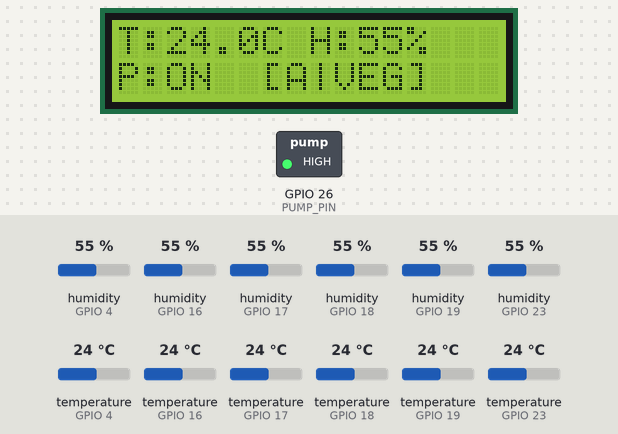
The sketch below on a simulated ESP32. Parts: 16×2 character LCD, switched loads named in the sketch (green lamp = pin HIGH). The inputs (shaded band) are chosen by the test bench; at power-on: humidity (sensors on GPIO 4, GPIO 16, GPIO 17, GPIO 18, GPIO 19, GPIO 23) 55 %, temperature (sensors on GPIO 4, GPIO 16, GPIO 17, GPIO 18, GPIO 19, GPIO 23) 24 °C. WiFi joins after 1.5 s; servers stay silent unless stated; random numbers use the default seed unless the sketch sets one; no MQTT or app messages arrive unless stated; what the sketch prints to the serial monitor is not drawn.

Above: at 3.6 s.
3.7 s: humidity (sensor on GPIO 4) set to 22 %
At 7.2 s:
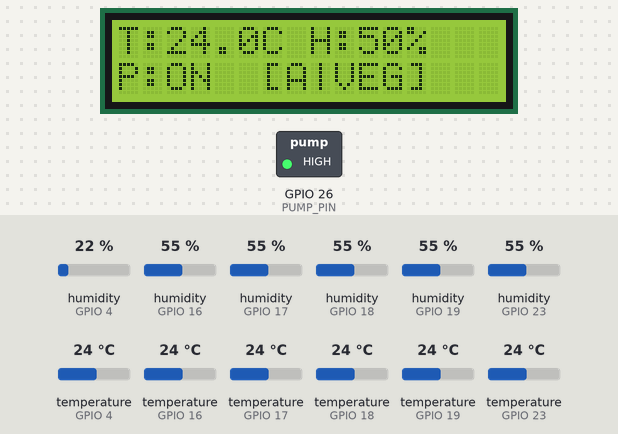
7.5 s: humidity (sensor on GPIO 16) set to 22 %
At 9.5 s:
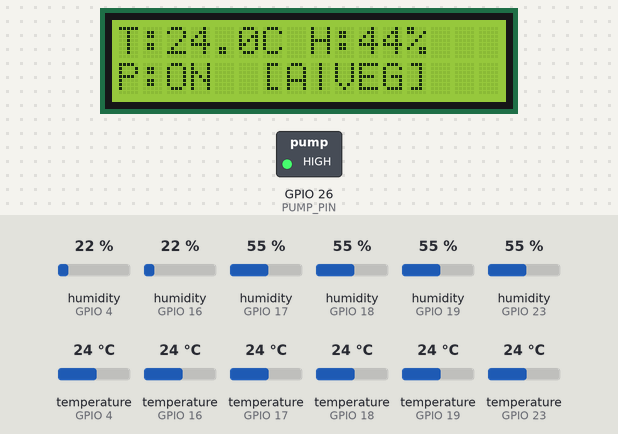
10.5 s: humidity (sensor on GPIO 17) set to 22 %
At 13.0 s:
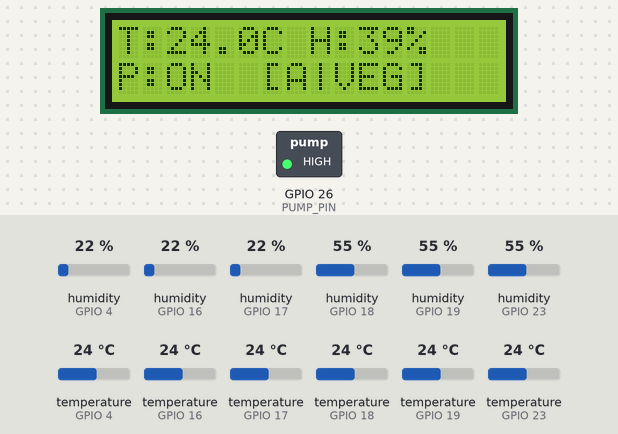
13.5 s: humidity (sensor on GPIO 18) set to 22 %
At 16.2 s:
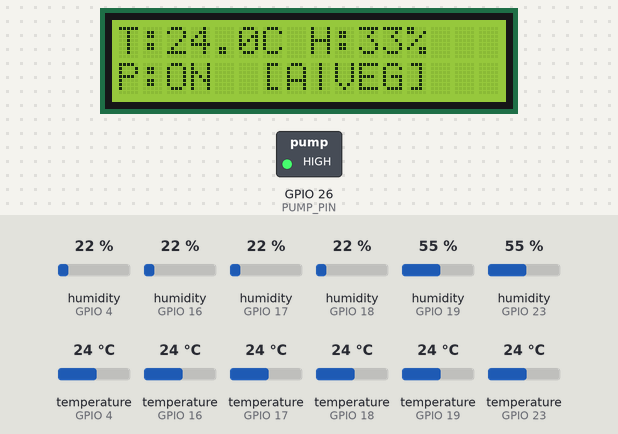
16.5 s: humidity (sensor on GPIO 19) set to 22 %
At 18.8 s:
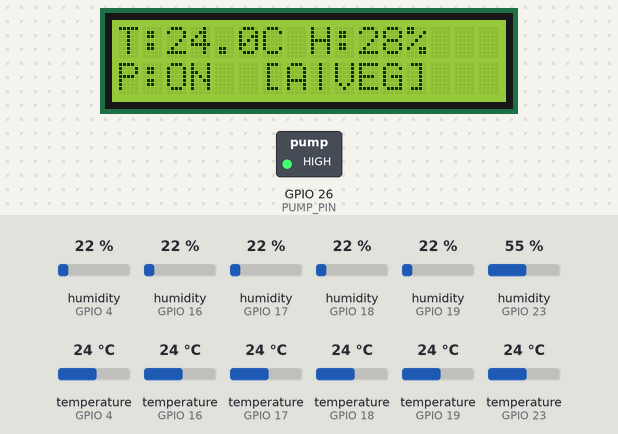
19.5 s: humidity (sensor on GPIO 23) set to 22 %
At 22.3 s:
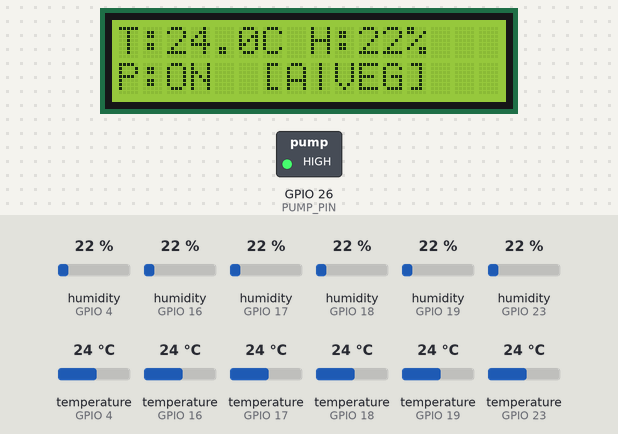
Timing chart, 0 to 23.6 s (numbered marks = the images above; inputs shaded):
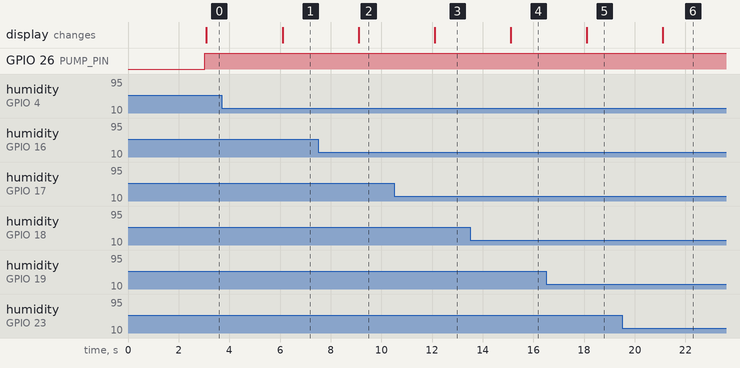

The sketch:

capstone_kumbung_jamur.ino
```cpp
#include <WiFi.h>
#include <WiFiClientSecure.h>
#include <PubSubClient.h>
#include <ArduinoJson.h>
#include <DHT.h>
#include <Wire.h>
#include <LiquidCrystal_I2C.h>

// 1. KONFIGURASI WIFI & MQTT BROKER
const char* WIFI_SSID = "ISI_SSID_WIFI_ANDA";
const char* WIFI_PASS = "ISI_PASSWORD_WIFI_ANDA";

const bool USE_TLS = true;
const char* MQTT_SERVER = "mqtts://your_broker_address.emqxsl.com:8883";
const int   MQTT_PORT   = 8883;
const char* MQTT_USER   = "ISI_USERNAME_MQTT_ANDA";
const char* MQTT_PASS   = "ISI_PASSWORD_MQTT_ANDA";

// Topik MQTT (Gunakan prefix unik agar tidak bentrok di broker publik)
const char* TOPIC_TELEMETRY = "kumbung_jamur_capstone_9921/telemetry";
const char* TOPIC_CONTROL   = "kumbung_jamur_capstone_9921/control";
const char* TOPIC_CONFIG    = "kumbung_jamur_capstone_9921/config";

// 2. KONFIGURASI HARDWARE (6 DHT22, LCD, RELAY)
#define DHTTYPE DHT22
const int JUMLAH_SENSOR = 6;
const int DHT_PINS[JUMLAH_SENSOR] = {4, 16, 17, 18, 19, 23};

DHT dhtSensors[JUMLAH_SENSOR] = {
  DHT(DHT_PINS[0], DHTTYPE),
  DHT(DHT_PINS[1], DHTTYPE),
  DHT(DHT_PINS[2], DHTTYPE),
  DHT(DHT_PINS[3], DHTTYPE),
  DHT(DHT_PINS[4], DHTTYPE),
  DHT(DHT_PINS[5], DHTTYPE)
};

#define PUMP_PIN 26
LiquidCrystal_I2C lcd(0x27, 16, 2);

// 3. STATE SISTEM & PENGATURAN PER FASE
bool pompaStatus = false;
bool modeAuto    = true;
String faseAktif = "VEGETATIF"; // Pilihan: "VEGETATIF" atau "GENERATIF"

// Batas RH terpisah untuk masing-masing fase
float vegBawahRH = 80.0;
float vegAtasRH  = 88.0;

float genBawahRH = 85.0;
float genAtasRH  = 93.0;

unsigned long lastReadTime      = 0;
unsigned long lastReconnectTime = 0;
const unsigned long READ_INTERVAL = 3000;

WiFiClient espClient;
WiFiClientSecure espClientSecure;
PubSubClient mqttClient;

// Helper mengambil batas aktif sesuai fase berjalan
float getActiveBawahRH() {
  return (faseAktif == "GENERATIF") ? genBawahRH : vegBawahRH;
}

float getActiveAtasRH() {
  return (faseAktif == "GENERATIF") ? genAtasRH : vegAtasRH;
}

// 4. CALLBACK MQTT (MENERIMA PERINTAH DARI WEB)
void mqttCallback(char* topic, byte* payload, unsigned int length) {
  String message = "";
  for (unsigned int i = 0; i < length; i++) {
    message += (char)payload[i];
  }
  Serial.print("[MQTT IN] "); Serial.print(topic); Serial.print(" => "); Serial.println(message);

  JsonDocument doc;
  DeserializationError error = deserializeJson(doc, message);
  if (error) {
    Serial.println("[ERROR] Gagal parsing JSON perintah!");
    return;
  }

  // A. Perintah Kontrol Real-Time (Mode Auto/Manual & Tombol Pompa)
  if (String(topic) == TOPIC_CONTROL) {
    if (doc["modeAuto"].is<bool>()) {
      modeAuto = doc["modeAuto"];
    }
    if (!modeAuto && doc["pompa"].is<bool>()) {
      setPompa(doc["pompa"]);
    }
  }

  // B. Pengaturan Fase & Threshold RH Terpisah
  if (String(topic) == TOPIC_CONFIG) {
    // 1. Ubah fase aktif ("VEGETATIF" atau "GENERATIF")
    if (doc["fase"].is<const char*>()) {
      String faseBaru = doc["fase"].as<String>();
      faseBaru.toUpperCase();
      if (faseBaru == "VEGETATIF" || faseBaru == "GENERATIF") {
        faseAktif = faseBaru;
        Serial.println("[CONFIG] Fase diubah ke: " + faseAktif);
      }
    }

    // 2. Update batas RH khusus Fase Vegetatif
    if (doc["vegetatif"].is<JsonObject>()) {
      JsonObject veg = doc["vegetatif"];
      if (veg["bawah"].is<float>() && veg["atas"].is<float>()) {
        float b = veg["bawah"];
        float a = veg["atas"];
        if (b < a) { // Validasi agar batas bawah selalu lebih kecil dari atas
          vegBawahRH = b;
          vegAtasRH  = a;
        }
      }
    }

    // 3. Update batas RH khusus Fase Generatif
    if (doc["generatif"].is<JsonObject>()) {
      JsonObject gen = doc["generatif"];
      if (gen["bawah"].is<float>() && gen["atas"].is<float>()) {
        float b = gen["bawah"];
        float a = gen["atas"];
        if (b < a) {
          genBawahRH = b;
          genAtasRH  = a;
        }
      }
    }
  }

  // Langsung kirim telemetry terbaru agar UI website langsung sinkron tanpa tunggu 3 detik
  prosesSensorDanKirim();
}

// 5. KONEKSI WIFI & MQTT NON-BLOCKING
void setupWiFi() {
  Serial.print("Menghubungkan ke WiFi");
  WiFi.begin(WIFI_SSID, WIFI_PASS);
  while (WiFi.status() != WL_CONNECTED) {
    delay(300);
    Serial.print(".");
  }
  Serial.println("\nWiFi Terhubung! IP: " + WiFi.localIP().toString());
}

void reconnectMQTT() {
  if (mqttClient.connected()) return;

  unsigned long now = millis();
  if (now - lastReconnectTime < 5000) return;
  lastReconnectTime = now;

  Serial.print("Menghubungkan ke MQTT Broker...");
  String clientId = "ESP32-Kumbung-" + String(random(0xffff), HEX);

  bool connected = false;
  if (strlen(MQTT_USER) > 0) {
    connected = mqttClient.connect(clientId.c_str(), MQTT_USER, MQTT_PASS);
  } else {
    connected = mqttClient.connect(clientId.c_str());
  }

  if (connected) {
    Serial.println(" BERHASIL!");
    mqttClient.subscribe(TOPIC_CONTROL);
    mqttClient.subscribe(TOPIC_CONFIG);
  } else {
    Serial.print(" GAGAL, rc="); Serial.println(mqttClient.state());
  }
}

// 6. SETUP & MAIN LOOP
void setup() {
  Serial.begin(115200);

  pinMode(PUMP_PIN, OUTPUT);
  digitalWrite(PUMP_PIN, LOW);

  lcd.init();
  lcd.backlight();
  lcd.setCursor(0, 0);
  lcd.print("IoT Kumbung Jamur");
  lcd.setCursor(0, 1);
  lcd.print("Menghubungkan...");

  for (int i = 0; i < JUMLAH_SENSOR; i++) {
    dhtSensors[i].begin();
  }

  setupWiFi();

  if (USE_TLS) {
    espClientSecure.setInsecure();
    mqttClient.setClient(espClientSecure);
  } else {
    mqttClient.setClient(espClient);
  }

  mqttClient.setServer(MQTT_SERVER, MQTT_PORT);
  mqttClient.setBufferSize(1536); // Buffer diperbesar untuk payload konfigurasi 2 fase
  mqttClient.setCallback(mqttCallback);
}

void loop() {
  if (!mqttClient.connected()) {
    reconnectMQTT();
  } else {
    mqttClient.loop();
  }

  unsigned long currentMillis = millis();
  if (currentMillis - lastReadTime >= READ_INTERVAL) {
    lastReadTime = currentMillis;
    prosesSensorDanKirim();
  }
}

// 7. BACA 6 SENSOR, LOGIKA HYSTERESIS & PUBLISH JSON
void prosesSensorDanKirim() {
  JsonDocument doc;
  JsonArray sensorsArray = doc["sensors"].to<JsonArray>();

  float totalRH = 0.0;
  float totalSuhu = 0.0;
  int sensorValid = 0;

  for (int i = 0; i < JUMLAH_SENSOR; i++) {
    float h = dhtSensors[i].readHumidity();
    float t = dhtSensors[i].readTemperature();

    JsonObject sObj = sensorsArray.add<JsonObject>();
    sObj["id"] = i + 1;
    sObj["pin"] = DHT_PINS[i];

    if (isnan(h) || isnan(t)) {
      sObj["ok"] = false;
      sObj["t"] = nullptr;
      sObj["h"] = nullptr;
    } else {
      sObj["ok"] = true;
      sObj["t"] = round(t * 10.0) / 10.0;
      sObj["h"] = round(h * 10.0) / 10.0;

      totalRH += h;
      totalSuhu += t;
      sensorValid++;
    }
  }

  if (sensorValid == 0) {
    setPompa(false);
    updateLCD(0, 0, true);
    doc["status"] = "CRITICAL_SENSOR_ERROR";
    doc["pompa"] = false;
    kirimTelemetry(doc);
    return;
  }

  float avgRH   = round((totalRH / sensorValid) * 10.0) / 10.0;
  float avgSuhu = round((totalSuhu / sensorValid) * 10.0) / 10.0;

  // Ambil batas atas & bawah sesuai fase yang sedang aktif
  float targetBawah = getActiveBawahRH();
  float targetAtas  = getActiveAtasRH();

  // Logika Hysteresis Otomatis
  if (modeAuto) {
    if (avgRH < targetBawah && !pompaStatus) {
      setPompa(true);
    } else if (avgRH >= targetAtas && pompaStatus) {
      setPompa(false);
    }
  }

  updateLCD(avgSuhu, avgRH, false);

  // Payload Telemetry lengkap untuk Website Dashboard
  doc["status"]      = "ONLINE";
  doc["avgTemp"]     = avgSuhu;
  doc["avgRH"]       = avgRH;
  doc["activeCount"] = sensorValid;
  doc["pompa"]       = pompaStatus;
  doc["modeAuto"]    = modeAuto;
  doc["fase"]        = faseAktif;

  // Kirim batas aktif saat ini
  doc["activeBawahRH"] = targetBawah;
  doc["activeAtasRH"]  = targetAtas;

  // Kirim konfigurasi tersimpan kedua fase agar input form di web tetap sinkron
  JsonObject configObj = doc["config"].to<JsonObject>();
  configObj["vegetatif"]["bawah"] = vegBawahRH;
  configObj["vegetatif"]["atas"]  = vegAtasRH;
  configObj["generatif"]["bawah"] = genBawahRH;
  configObj["generatif"]["atas"]  = genAtasRH;

  kirimTelemetry(doc);
}

void kirimTelemetry(JsonDocument& doc) {
  String output;
  serializeJson(doc, output);

  Serial.println("[MQTT OUT] " + output);
  if (mqttClient.connected()) {
    mqttClient.publish(TOPIC_TELEMETRY, output.c_str());
  }
}

void setPompa(bool nyala) {
  pompaStatus = nyala;
  digitalWrite(PUMP_PIN, nyala ? HIGH : LOW);
}

void updateLCD(float suhu, float rh, bool isError) {
  lcd.clear();
  if (isError) {
    lcd.setCursor(0, 0); lcd.print("SENSOR ERROR!");
    lcd.setCursor(0, 1); lcd.print("Pompa: OFF");
    return;
  }
  lcd.setCursor(0, 0);
  lcd.print("T:"); lcd.print(suhu, 1); lcd.print("C ");
  lcd.print("H:"); lcd.print(rh, 0); lcd.print("%");

  lcd.setCursor(0, 1);
  lcd.print(pompaStatus ? "P:ON " : "P:OFF");
  lcd.print(modeAuto ? " [A|" : " [M|");
  lcd.print(faseAktif == "GENERATIF" ? "GEN]" : "VEG]");
}
```

Measured:
- after the input at 3.7 s, the display: changes after 2.4 s (image 1)
- after the input at 7.5 s, the display: changes after 1.6 s (image 2)
- after the input at 10.5 s, the display: changes after 1.6 s (image 3)
- after the input at 13.5 s, the display: changes after 1.6 s (image 4)
- after the input at 16.5 s, the display: changes after 1.6 s (image 5)
- after the input at 19.5 s, the display: changes after 1.6 s (image 6)
